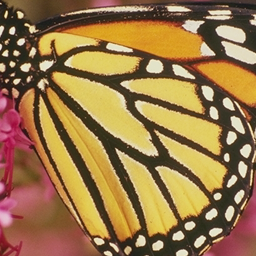
#> input picture img_resizing/butterfly.png, 256 x 256 px
$ python lizi.py
#> lines starting #> are read from the running program, lines starting #| are printed output that depends on the picture
import cv2
import matplotlib.pyplot as plt
import numpy as np
from math import sqrt, floor, ceil
from PIL import Image
from scipy.ndimage import map_coordinates


def read_image(path):
    '''Read image and return the image properties.
    Parameters:
    path (string): Image path

    Returns:
    numpy.ndarray: Image exists in "path"
    tuple: Image dimension (number of rows and columns)
    '''
    img = cv2.imread(path)
    if img is None:
        raise FileNotFoundError(f"The image at {path} could not be found.")

    dimension = (img.shape[0], img.shape[1])

    return img, dimension


def image_change_scale(img, dimension, scale=100, interpolation=cv2.INTER_LINEAR):
    '''Resize image to a specific scale of original image.
    Parameters:
    img (numpy.ndarray): Original image
    dimension (tuple): Original image dimension
    scale (int): Multiply the size of the original image

    Returns:
    numpy.ndarray: Resized image
    '''
    scale /= 100
    new_dimension = (int(dimension[1] * scale), int(dimension[0] * scale))
    resized_img = cv2.resize(img, new_dimension, interpolation=interpolation)

    return resized_img


def nearest_interpolation(image, dimension):
    '''Optimized nearest neighbor interpolation using numpy indexing.'''

    # Calculate the scaling factor for each axis
    scale_x = dimension[1] / image.shape[1]
    scale_y = dimension[0] / image.shape[0]

    # Generate the row and column indices for the original image
    row_indices = np.clip((np.arange(dimension[0]) / scale_y).astype(int), 0, image.shape[0] - 1)
    col_indices = np.clip((np.arange(dimension[1]) / scale_x).astype(int), 0, image.shape[1] - 1)

    # Use numpy's advanced indexing to map the resized indices back to the original image
    new_image = image[row_indices[:, None], col_indices]

    return new_image


def bilinear_interpolation(image, dimension):
    '''Optimized bilinear interpolation using numpy operations.'''

    height, width = image.shape[:2]
    new_height, new_width = dimension

    # Calculate scaling factors
    scale_x = width / new_width
    scale_y = height / new_height

    # Generate coordinate grid for the output image
    x_coords = (np.arange(new_width) + 0.5) * scale_x - 0.5
    y_coords = (np.arange(new_height) + 0.5) * scale_y - 0.5

    x_coords = np.clip(x_coords, 0, width - 2)
    y_coords = np.clip(y_coords, 0, height - 2)

    x0 = x_coords.astype(int)
    y0 = y_coords.astype(int)
    x1 = x0 + 1
    y1 = y0 + 1

    x_diff = x_coords - x0
    y_diff = y_coords - y0

    new_image = np.zeros((new_height, new_width, image.shape[2]), dtype=image.dtype)

    for c in range(3):  # Process each color channel separately
        Ia = image[y0[:, None], x0, c]
        Ib = image[y0[:, None], x1, c]
        Ic = image[y1[:, None], x0, c]
        Id = image[y1[:, None], x1, c]

        new_image[:, :, c] = (
                Ia * (1 - x_diff) * (1 - y_diff[:, None]) +
                Ib * x_diff * (1 - y_diff[:, None]) +
                Ic * (1 - x_diff) * y_diff[:, None] +
                Id * x_diff * y_diff[:, None]
        )

    return np.clip(new_image, 0, 255).astype(np.uint8)


def bicubic_interpolation(image, dimension):
    '''Optimized bicubic interpolation using scipy’s map_coordinates.'''

    height, width = image.shape[:2]
    new_height, new_width = dimension

    # Scaling factors
    scale_x = width / new_width
    scale_y = height / new_height

    # Generate coordinate grid for the output image
    x_coords = (np.arange(new_width) + 0.5) * scale_x - 0.5
    y_coords = (np.arange(new_height) + 0.5) * scale_y - 0.5

    # Meshgrid for coordinates
    x_grid, y_grid = np.meshgrid(x_coords, y_coords)

    # Create empty output image with the target dimensions
    output = np.zeros((new_height, new_width, image.shape[2]), dtype=image.dtype)

    for c in range(3):  # Process each color channel separately
        # Interpolate using map_coordinates for bicubic interpolation
        output[:, :, c] = map_coordinates(
            image[:, :, c],
            [y_grid.ravel(), x_grid.ravel()],
            order=3,
            mode='reflect'
        ).reshape((new_height, new_width))

    return np.clip(output, 0, 255).astype(np.uint8)


def error_calculator(img1, img2):
    '''Calculate the average difference between the image pixels'''
    return np.average(np.abs(np.array(img1, dtype="int16") - np.array(img2, dtype="int16")))


def show_result(images_list):
    '''Display the images'''
    titles = list(images_list.keys())
    images = list(images_list.values())
    rows = len(images_list) // 3 + 1
    fig, axs = plt.subplots(rows, 3, figsize=(15, 5 * rows))
    fig.suptitle('Image Interpolation Comparison', fontsize=16)

    for idx, (title, img) in enumerate(images_list.items()):
        ax = axs[idx // 3, idx % 3]
        ax.imshow(cv2.cvtColor(img, cv2.COLOR_BGR2RGB))
        ax.set_title(title)
        ax.axis("off")

    plt.show()


def main(image_path):
#> called with image_path = 'butterfly.png'
    images_list = {}
    img, dimension = read_image(image_path)
#> in read_image, img is the input picture: shape (256, 256, 3); mean B, G, R 72.8, 119.2, 153
#> dimension = (256, 256)
    images_list['Original Image'] = img

    scale_percent = 25
    resized_img = image_change_scale(img, dimension, scale_percent)
#> in image_change_scale, `new_dimension = (int(dimension[1] * scale), int(dimension[0] * scale))`: new_dimension = (64, 64)
#> in image_change_scale, `resized_img = cv2.resize(img, new_dimension, interpolation=interpolati..`:
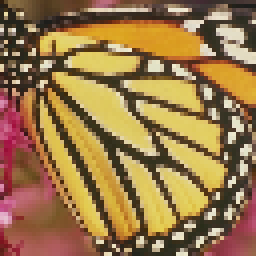
#> resized_img: shape (64, 64, 3) (shown 4 times larger); mean B, G, R 73.1, 119.5, 153.3
    images_list['Smalled Image'] = resized_img

    nn_img_algo = nearest_interpolation(resized_img, dimension)
#> in nearest_interpolation, `scale_x = dimension[1] / image.shape[1]`: scale_x = 4
#> in nearest_interpolation, `row_indices = np.clip((np.arange(dimension[0]) / scale_y).astype(int),..`: row_indices = 256 values from 0 to 63
#> in nearest_interpolation, `new_image = image[row_indices[:, None], col_indices]`:
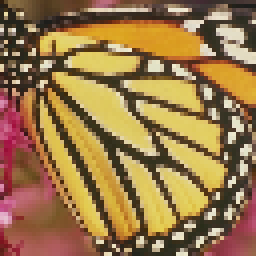
#> new_image: shape (256, 256, 3); mean B, G, R 73.1, 119.5, 153.3
    images_list['Nearest Neighbor Interpolation'] = nn_img_algo

    bil_img_algo = bilinear_interpolation(resized_img, dimension)
#> in bilinear_interpolation, `new_height, new_width = dimension`: new_height = 256
#> in bilinear_interpolation, `scale_x = width / new_width`: scale_x = 0.25
#> in bilinear_interpolation, `x_coords = (np.arange(new_width) + 0.5) * scale_x - 0.5`: x_coords = 256 values from -0.375 to 63.38
#> in bilinear_interpolation, `x_coords = np.clip(x_coords, 0, width - 2)`: x_coords = 256 values from 0 to 62
#> in bilinear_interpolation, `x1 = x0 + 1`: x1 = 256 values from 1 to 63
#> in bilinear_interpolation, `x_diff = x_coords - x0`: x_diff = 256 values, max 0.875 at index 5, min 0 at index 0, mean 0.484
#> in bilinear_interpolation, `y_diff = y_coords - y0`: y_diff has the same summary as x_diff
#> the loop in bilinear_interpolation, `for c in range(3):` made 3 passes
#> pass 1, in bilinear_interpolation, `Id = image[y1[:, None], x1, c]`:
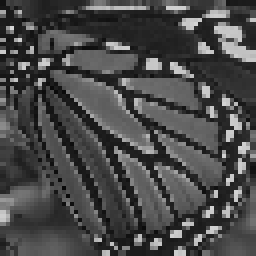
#> Id: shape (256, 256); min 8, max 215, mean 73.2
#> after the loop in bilinear_interpolation, `for c in range(3):`:
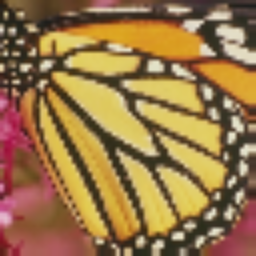
#> new_image: shape (256, 256, 3); mean B, G, R 72.5, 119, 152.7
    images_list['Bilinear Interpolation'] = bil_img_algo

    cubic_img_algo = bicubic_interpolation(resized_img, dimension)
#> in bicubic_interpolation, `new_height, new_width = dimension`: new_height = 256
#> in bicubic_interpolation, `scale_x = width / new_width`: scale_x = 0.25
#> in bicubic_interpolation, `x_coords = (np.arange(new_width) + 0.5) * scale_x - 0.5`: x_coords = 256 values from -0.375 to 63.38
#> after the loop in bicubic_interpolation, `for c in range(3):`:
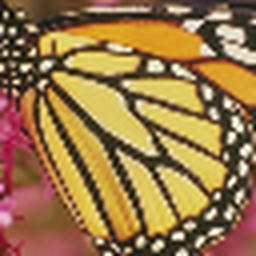
#> output: shape (256, 256, 3); mean B, G, R 73.1, 119.5, 153.3
    images_list['Bicubic Interpolation'] = cubic_img_algo

    error_list = [
        error_calculator(nn_img_algo, img),
        error_calculator(bil_img_algo, img),
        error_calculator(cubic_img_algo, img)
    ]
#> error_list = [14.97, 15.52, 14.64]

    show_result(images_list)
#> in show_result, `titles = list(images_list.keys())`: titles = ['Original Image', 'Smalled Image', 'Nearest Neighbor Interpolation', 'Bilinear Interpolation', 'Bicubic Interpolation']
#> in show_result, `images = list(images_list.values())`: images = 5 items
#> in show_result, `rows = len(images_list) // 3 + 1`: rows = 2
#> the loop in show_result, `for idx, (title, img) in enumerate(images_list.items()):` made 5 passes
#> in show_result, `plt.show()`:
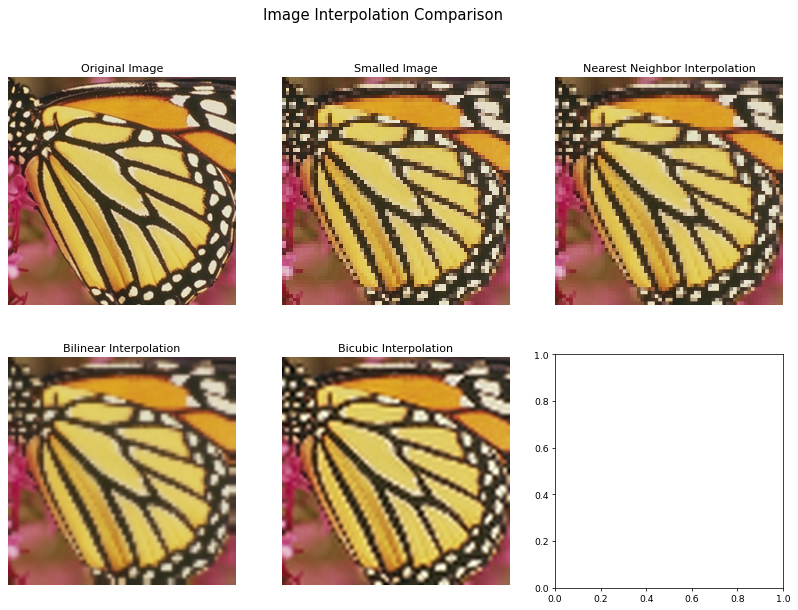
#> figure drawn by matplotlib, 5 panels

    interpolation_methods = ["Nearest Neighbor", "Bilinear", "Bicubic"]
    plt.bar(interpolation_methods, error_list, color=['blue', 'green', 'purple'])
    plt.title("Error Comparison")
    plt.show()
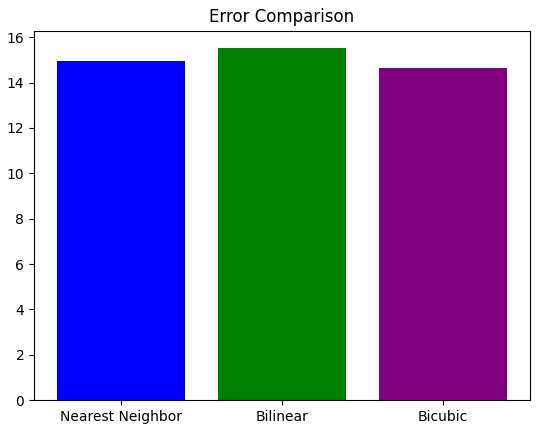
#> figure drawn by matplotlib, 1 panel; tallest bar 15.52 high, from x = 0.6 to 1.4


main("butterfly.png")

$ run again, with img_resizing/file.png copied over img_resizing/butterfly.png
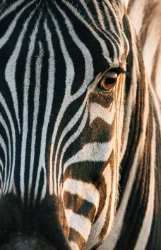
#> input picture img_resizing/file.png, 161 x 250 px
#> in read_image, img is the input picture: shape (250, 161, 3); mean B, G, R 86.5, 95.8, 102.7
#> in main, `img, dimension = read_image(image_path)`: dimension = (250, 161)
#> new_dimension = (40, 62)
#> in nearest_interpolation, `scale_x = dimension[1] / image.shape[1]`: scale_x = 4.03
#> row_indices = 250 values from 0 to 61
#> col_indices = 161 values from 0 to 39
#> in bilinear_interpolation, `new_height, new_width = dimension`: new_height = 250; new_width = 161
#> in bilinear_interpolation, `scale_x = width / new_width`: scale_x = 0.248
#> in bilinear_interpolation, `x_coords = (np.arange(new_width) + 0.5) * scale_x - 0.5`: x_coords = 161 values from -0.376 to 39.38
#> in bilinear_interpolation, `y_coords = (np.arange(new_height) + 0.5) * scale_y - 0.5`: y_coords = 250 values from -0.376 to 61.38
#> in bilinear_interpolation, `x_coords = np.clip(x_coords, 0, width - 2)`: x_coords = 161 values from 0 to 38
#> in bilinear_interpolation, `y_coords = np.clip(y_coords, 0, height - 2)`: y_coords = 250 values from 0 to 60
#> x0 = 161 values from 0 to 38
#> y0 = 250 values from 0 to 60
#> x1 = 161 values from 1 to 39
#> y1 = 250 values from 1 to 61
#> x_diff = 161 values, max 0.997 at index 82, min 0 at index 0, mean 0.475
#> y_diff = 250 values, max 0.992 at index 66, min 0 at index 0, mean 0.48
#> in bicubic_interpolation, `new_height, new_width = dimension`: new_height = 250; new_width = 161
#> in bicubic_interpolation, `scale_x = width / new_width`: scale_x = 0.248
#> in bicubic_interpolation, `x_coords = (np.arange(new_width) + 0.5) * scale_x - 0.5`: x_coords = 161 values from -0.376 to 39.38
#> in bicubic_interpolation, `y_coords = (np.arange(new_height) + 0.5) * scale_y - 0.5`: y_coords = 250 values from -0.376 to 61.38
#> after the loop in bicubic_interpolation, `for c in range(3):`:
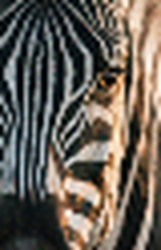
#> output: shape (250, 161, 3); mean B, G, R 87.2, 96.5, 103.4
#> error_list = [24.72, 23.17, 20.63]
#> titles = ['Original Image', 'Smalled Image', 'Nearest Neighbor Interpolation', 'Bilinear Interpolation', 'Bicubic Interpolation']
#> images = 5 items
#> rows = 2
#> the loop in show_result, `for idx, (title, img) in enumerate(images_list.items()):` made 5 passes
#> in main, `plt.show()`:
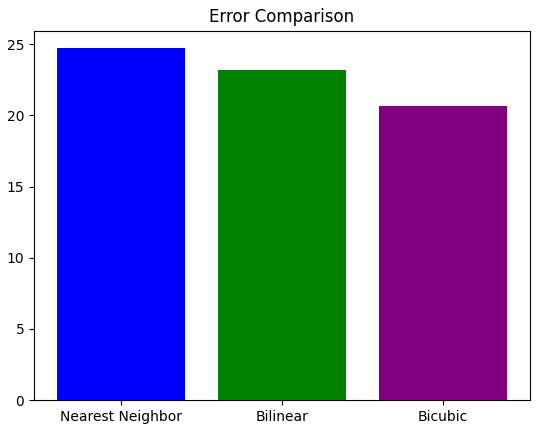
#> figure drawn by matplotlib, 1 panel; tallest bar 24.72 high, from x = -0.4 to 0.4

$ run again, with img_resizing/paper.jpg saved as img_resizing/butterfly.png
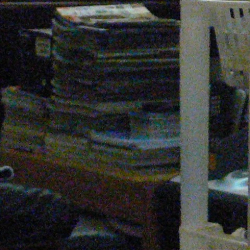
#> input picture img_resizing/paper.jpg, 250 x 250 px
#> in read_image, img is the input picture: shape (250, 250, 3); mean B, G, R 48.5, 50.5, 48.8
#> in main, `img, dimension = read_image(image_path)`: dimension = (250, 250)
#> new_dimension = (62, 62)
#> in nearest_interpolation, `scale_x = dimension[1] / image.shape[1]`: scale_x = 4.03
#> row_indices = 250 values from 0 to 61
#> in bilinear_interpolation, `new_height, new_width = dimension`: new_height = 250
#> in bilinear_interpolation, `scale_x = width / new_width`: scale_x = 0.248
#> in bilinear_interpolation, `x_coords = (np.arange(new_width) + 0.5) * scale_x - 0.5`: x_coords = 250 values from -0.376 to 61.38
#> in bilinear_interpolation, `x_coords = np.clip(x_coords, 0, width - 2)`: x_coords = 250 values from 0 to 60
#> x1 = 250 values from 1 to 61
#> x_diff = 250 values, max 0.992 at index 66, min 0 at index 0, mean 0.48
#> y_diff has the same summary as x_diff
#> after the loop in bilinear_interpolation, `for c in range(3):`:
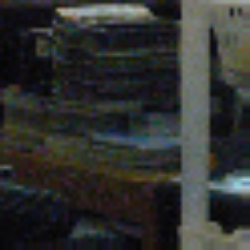
#> new_image: shape (250, 250, 3); mean B, G, R 47.8, 49.7, 48.1
#> in bicubic_interpolation, `new_height, new_width = dimension`: new_height = 250
#> in bicubic_interpolation, `scale_x = width / new_width`: scale_x = 0.248
#> in bicubic_interpolation, `x_coords = (np.arange(new_width) + 0.5) * scale_x - 0.5`: x_coords = 250 values from -0.376 to 61.38
#> error_list = [9.52, 8.27, 8.17]
#> titles = ['Original Image', 'Smalled Image', 'Nearest Neighbor Interpolation', 'Bilinear Interpolation', 'Bicubic Interpolation']
#> images = 5 items
#> rows = 2
#> the loop in show_result, `for idx, (title, img) in enumerate(images_list.items()):` made 5 passes
#> in main, `plt.show()`:
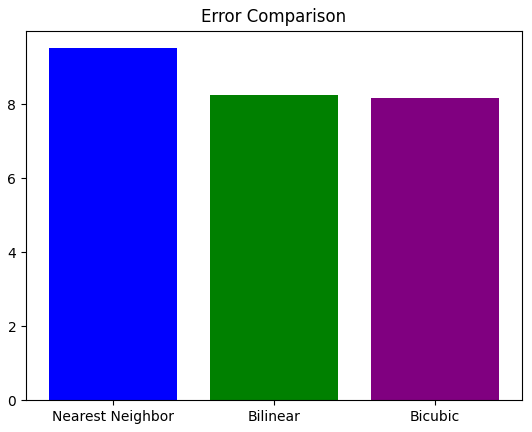
#> figure drawn by matplotlib, 1 panel; tallest bar 9.52 high, from x = -0.4 to 0.4

$ run again, with img_resizing/spot.jpg saved as img_resizing/butterfly.png
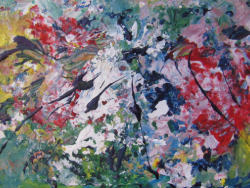
#> input picture img_resizing/spot.jpg, 250 x 188 px
#> in read_image, img is the input picture: shape (188, 250, 3); mean B, G, R 120.9, 113.9, 121.3
#> in main, `img, dimension = read_image(image_path)`: dimension = (188, 250)
#> new_dimension = (62, 47)
#> in nearest_interpolation, `scale_x = dimension[1] / image.shape[1]`: scale_x = 4.03
#> in nearest_interpolation, `scale_y = dimension[0] / image.shape[0]`: scale_y = 4
#> row_indices = 188 values from 0 to 46
#> col_indices = 250 values from 0 to 61
#> in bilinear_interpolation, `new_height, new_width = dimension`: new_height = 188; new_width = 250
#> in bilinear_interpolation, `scale_x = width / new_width`: scale_x = 0.248
#> in bilinear_interpolation, `scale_y = height / new_height`: scale_y = 0.25
#> in bilinear_interpolation, `x_coords = (np.arange(new_width) + 0.5) * scale_x - 0.5`: x_coords = 250 values from -0.376 to 61.38
#> in bilinear_interpolation, `y_coords = (np.arange(new_height) + 0.5) * scale_y - 0.5`: y_coords = 188 values from -0.375 to 46.38
#> in bilinear_interpolation, `x_coords = np.clip(x_coords, 0, width - 2)`: x_coords = 250 values from 0 to 60
#> in bilinear_interpolation, `y_coords = np.clip(y_coords, 0, height - 2)`: y_coords = 188 values from 0 to 45
#> x0 = 250 values from 0 to 60
#> y0 = 188 values from 0 to 45
#> x1 = 250 values from 1 to 61
#> y1 = 188 values from 1 to 46
#> x_diff = 250 values, max 0.992 at index 66, min 0 at index 0, mean 0.48
#> y_diff = 188 values, max 0.875 at index 5, min 0 at index 0, mean 0.479
#> in bicubic_interpolation, `new_height, new_width = dimension`: new_height = 188; new_width = 250
#> in bicubic_interpolation, `scale_x = width / new_width`: scale_x = 0.248
#> in bicubic_interpolation, `scale_y = height / new_height`: scale_y = 0.25
#> in bicubic_interpolation, `x_coords = (np.arange(new_width) + 0.5) * scale_x - 0.5`: x_coords = 250 values from -0.376 to 61.38
#> in bicubic_interpolation, `y_coords = (np.arange(new_height) + 0.5) * scale_y - 0.5`: y_coords = 188 values from -0.375 to 46.38
#> error_list = [18.66, 17.32, 16.49]
#> titles = ['Original Image', 'Smalled Image', 'Nearest Neighbor Interpolation', 'Bilinear Interpolation', 'Bicubic Interpolation']
#> images = 5 items
#> rows = 2
#> the loop in show_result, `for idx, (title, img) in enumerate(images_list.items()):` made 5 passes
#> in main, `plt.show()`:
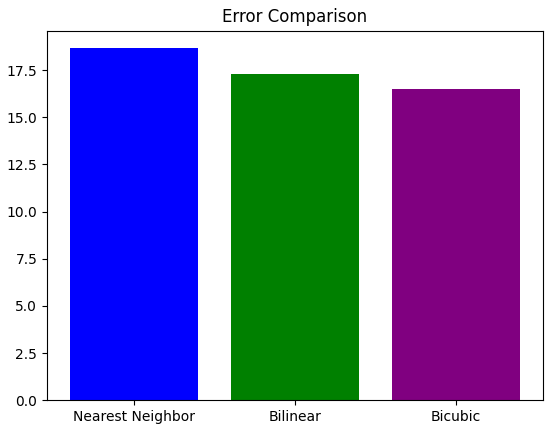
#> figure drawn by matplotlib, 1 panel; tallest bar 18.66 high, from x = -0.4 to 0.4
